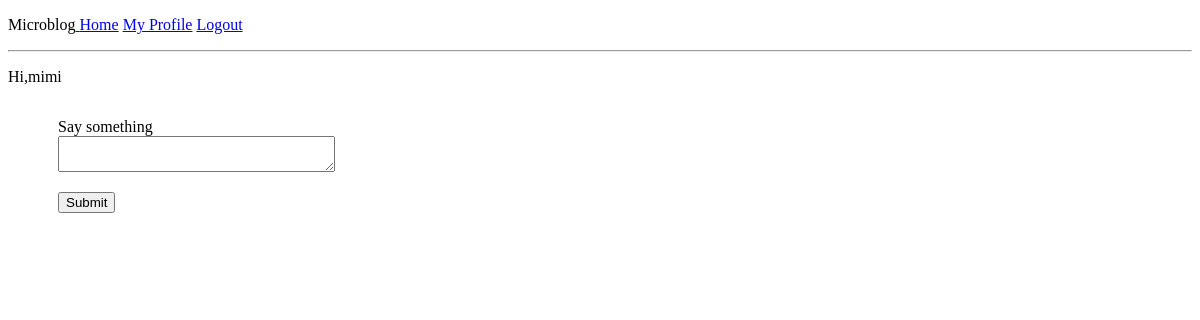
Before: /index (signed in) with the older database file.
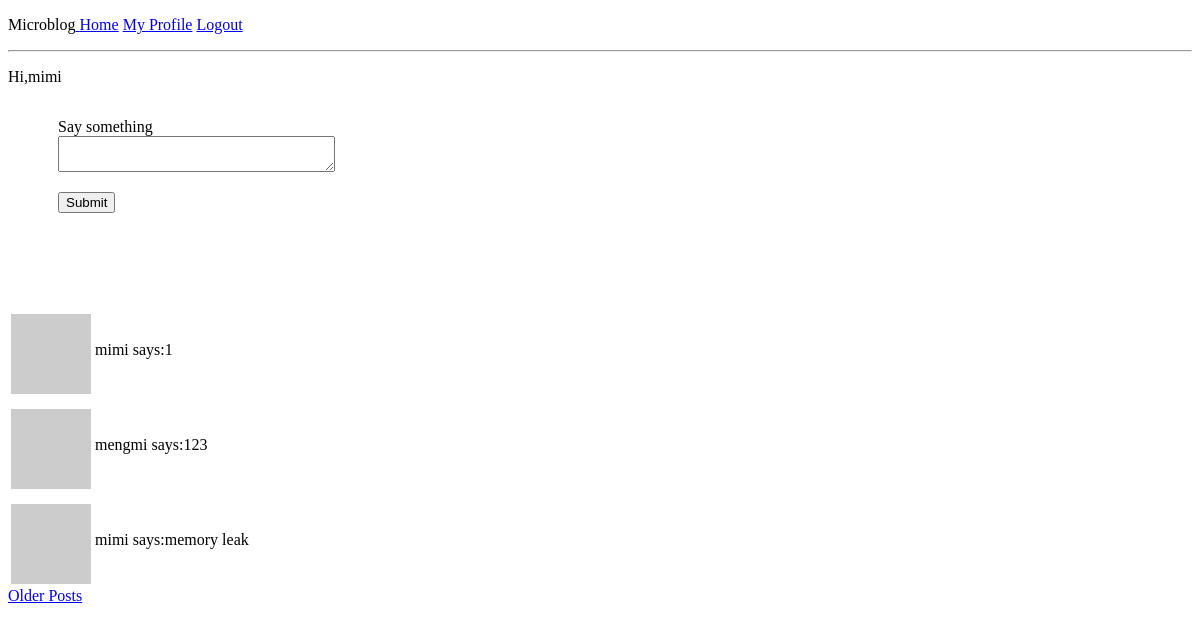
After: the same page with the newer database file.
### app/models.py (models this page shows, shortened)
class User(db.Model, UserMixin):
    def avatar(self, size):
        digest = md5(self.email.lower().encode('utf-8')).hexdigest()
        return 'https://www.gravatar.com/avatar/{}?d=identicon&s={}'.format(digest, size)
    __tablename__ = 'user'
    id = db.Column(db.Integer, primary_key=True)
    name = db.Column(db.String(64), index=True, unique=True)
    email = db.Column(db.String(120), index=True, unique=True)
    password_hash = db.Column(db.String(128))
    about_me = db.Column(db.String(140))
    last_seen = db.Column(db.DateTime, default=datetime.utcnow)
    posts = db.relationship('Post', backref='author', lazy='dynamic',
                            primaryjoin=(Post.user_id == id)
                            )
    followed = db.relationship('User', secondary=followers,
                               primaryjoin=(followers.c.follower_id == id),
                               secondaryjoin=(followers.c.followed_id == id),
                               backref=db.backref('followers', lazy='dynamic'), lazy='dynamic'
                               )
    def followed_posts(self):
        followed = Post.query.join(
            followers, (followers.c.followed_id == Post.user_id)).filter(
            followers.c.follower_id == self.id)
        own = Post.query.filter_by(user_id=self.id)
        return followed.union(own).order_by(Post.timestamp.asc())

class Post(db.Model):
    __tablename__ = 'posts'
    id = db.Column(db.Integer, primary_key=True)
    body = db.Column(db.String(140))
    timestamp = db.Column(db.DateTime)
    user_id = db.Column(db.Integer, db.ForeignKey('user.id'))

### app/views.py (the view)
@app.route('/', methods=['GET', 'POST'])
@app.route('/index', methods=['GET', 'POST'])
@login_required
def index():
    form = PostForm()
    if form.validate_on_submit():
        post = Post(author=current_user, body=form.post.data)
        print (post.body)
        db.session.add(post)
        db.session.commit()
        flash('your post is now alive!')
    page = request.args.get('page', 1, type=int)
    posts = current_user.followed_posts().paginate(page, app.config['POSTS_PER_PAGE'], False)
    if posts.has_next:
        next_url = url_for('index', page=posts.next_num)
    else:
        next_url = None
    if posts.has_prev:
        pre_url = url_for('index', page=posts.prev_num)
    else:
        pre_url = None
    return render_template('index.html', title='Home Page', post=posts, form=form,
                           next_url=next_url, pre_url=pre_url)

### app/form.py
class PostForm(FlaskForm):
    post = TextAreaField('Say something', validators=[DataRequired(), Length(min=1, max=400)])
    submit = SubmitField('Submit')

### app/models.py (called while the page is built)
@login.user_loader
def load_user(id):
    return User.query.get(int(id))

### app/views.py (called while the page is built)
@app.before_request
def before_request():
    if current_user.is_authenticated:
        current_user.last_seen = datetime.utcnow()
        db.session.commit()

### app/templates/index.html (shortened to what this page needs)
{% extends "base.html"%}
{% block content %}
	<p>Hi,{{current_user.name}}</p>
    <form action="" method="post">
        <p>
            {{ form.post.label }} <br>
            {{ form.post(cols=32,row=40) }} <br>
        </p>
        <p>{{ form.submit() }}</p>
    </form>
    <div id="post">
    {% for p in post.items %}
        {% include '_post.html' %}
    {% endfor %}
    {% if next_url %}
        <a href="{{ next_url }}">Older Posts</a>
    {% endif %}
     </div>
{% endblock %}

### app/templates/base.html (shortened to what this page needs)
<!DOCTYPE html>
<html>
<head>
	<link rel="stylesheet" type="text/css" href="static/style.css">
</head>
<body>
	<div>
        <p>Microblog<a href="{{url_for('index')}}"> Home</a>
		{% if current_user.is_anonymous %}
		<a href="{{url_for('login')}}">Login</a>
		{% else %}
		<a href="{{url_for('user',name = current_user.name)}}">My Profile</a>
            <a href="{{url_for('logout')}}">Logout</a></div></p>
		{% endif%}
	<hr>
	{% block content %}{% endblock %}
</body>
</html>

### app/templates/_post.html
<table valign="top">
    <tr>
        <td><img src="{{p.author.avatar(36)}}" alt=""></td>
        <td>{{p.author.name}} says:{{p.body}}</td>
    </tr>
</table>

### app/static/style.css (style rules this page uses)
form { display: inline; float:left; padding-left: 50px; }
img { float: left; margin-top: 9px; }
div#post { padding-top: 200px; }

Changed rows visible on the page:
added Post: author.name "mimi", body "1"
added Post: author.name "mengmi", body "123"
added Post: author.name "mimi", body "memory leak"
Other visible differences:
text now shown: "Older Posts"
